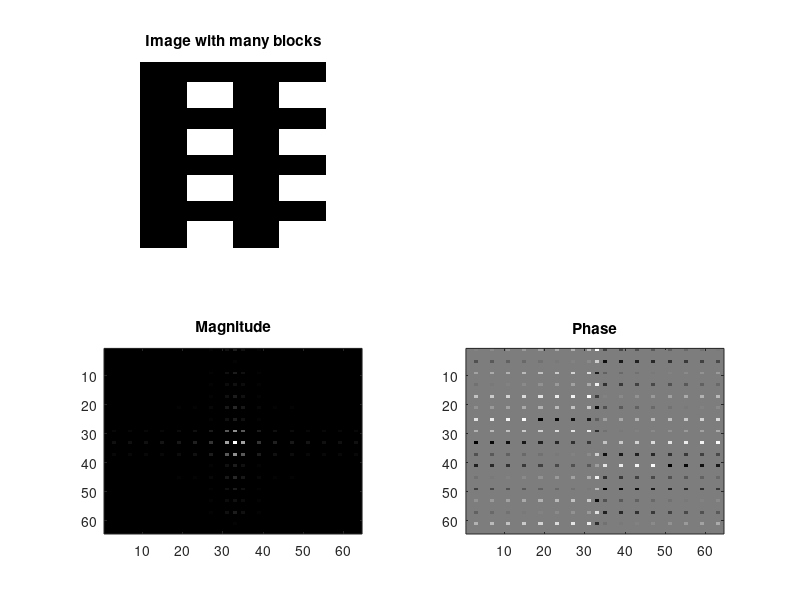

MATLAB code for this plot:
clc;
clear all;
close all;

% Subdivision 1.4
% Image with many blocks
Im=0;
N=64;
T=1;
Ts=T/N;
Fs=1/Ts;
df=Fs/N;
Im(N/8:N/4,N/4+1:N/2)=1;
Im(1:N/4,N/2+1:N)=Im;
Im(N/4+1:N/2,:) = Im;
Im(N/2+1:3*N/4,:) = Im(1:N/4,:);
Im(3*N/4+1:N,:) = Im(1:N/4,:);

imgFreq = fftshift(fft2(Im));
figure('units','normalized','outerposition',[0 0 1 1])
subplot(221); imshow(Im); title('Image with many blocks')
subplot(223); imagesc(abs(imgFreq)); colormap('gray'); title('Magnitude')
subplot(224); imagesc(angle(imgFreq)/pi*180); colormap('gray'); title('Phase')

% The central frequency is equal to half of the mean of all the frequencies

